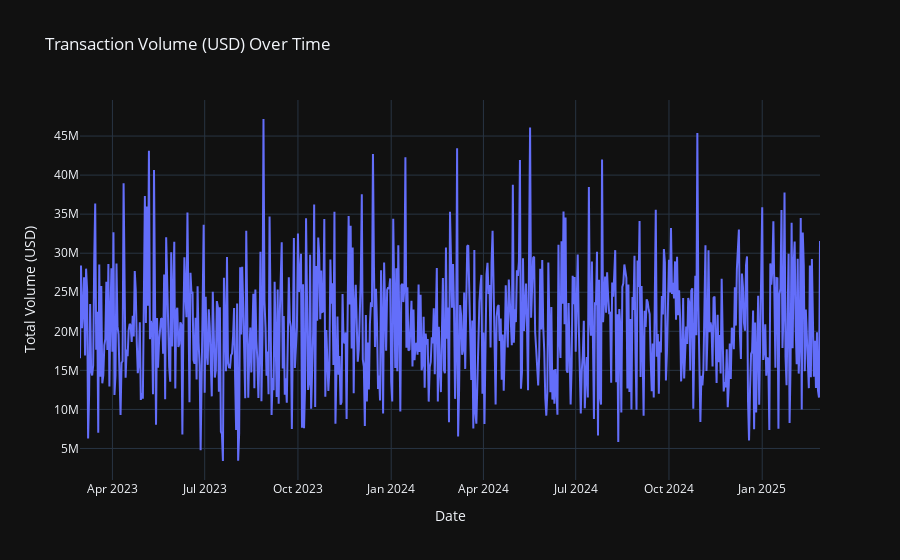

Here is the notebook cell this chart was saved with:
### Markdown cell above
# Transaction Volume Over Time (Line Chart)

### Code cell
import pandas as pd
import plotly.express as px
import plotly.graph_objects as go

# Load data
df = pd.read_csv('cleaned_crypto_transactions.csv')

# Convert date column
df['Transaction_Date'] = pd.to_datetime(df['Transaction_Date'])

# --- PLOT 1: Transaction Volume Over Time (USD) ---
daily = df.groupby(df['Transaction_Date'].dt.date)['Total_Value'].sum().reset_index()
fig_line = px.line(
    daily, x='Transaction_Date', y='Total_Value',
    title='Transaction Volume (USD) Over Time',
    labels={'Total_Value': 'Total Volume (USD)', 'Transaction_Date': 'Date'}
)
fig_line.show()

### Figure 1 — Plotly figure (JSON) as saved in the notebook; plotly's stock layout.template omitted (floating-point values rounded to 4 significant figures; data arrays with more than 128 entries replaced by an {"elided": "..."} marker saying what was removed)
{"data": [{"hovertemplate": "Date=%{x}<br>Total Volume (USD)=%{y}<extra></extra>", "legendgroup": "", "line": {"color": "#636efa", "dash": "solid"}, "marker": {"symbol": "circle"}, "mode": "lines", "name": "", "orientation": "v", "showlegend": false, "x": {"elided": "731 str values"}, "xaxis": "x", "y": {"elided": "731 float values"}, "yaxis": "y", "type": "scatter"}], "layout": {"xaxis": {"anchor": "y", "domain": [0, 1], "title": {"text": "Date"}}, "yaxis": {"anchor": "x", "domain": [0, 1], "title": {"text": "Total Volume (USD)"}}, "legend": {"tracegroupgap": 0}, "title": {"text": "Transaction Volume (USD) Over Time"}}}
